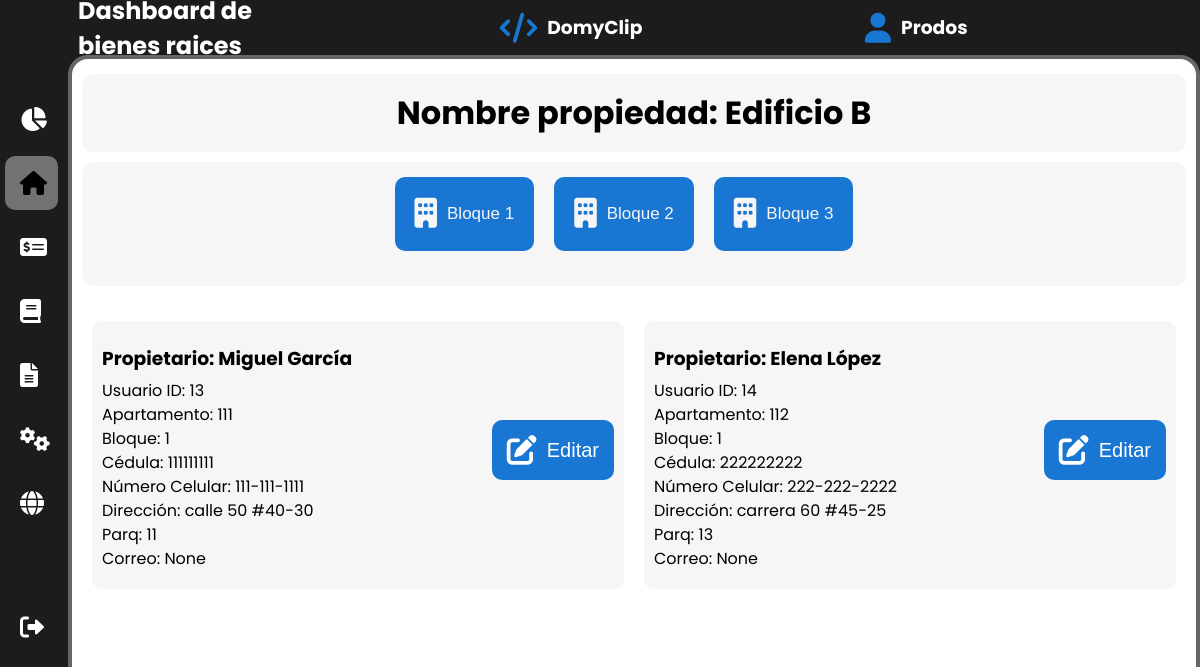
/propietarios/2/ (signed in), run on the app's committed database.
### tables this page shows
CREATE TABLE Edificios (
            ID INTEGER PRIMARY KEY AUTOINCREMENT,
            edificio_id INTEGER NOT NULL,
            usuario_id INTEGER NOT NULL,
            nombre TEXT NOT NULL,
            apartamentos INTEGER NOT NULL,
            direccion TEXT NOT NULL,
            nit TEXT NOT NULL,
            FOREIGN KEY (usuario_id) REFERENCES usuarios(usuario_id)
                   );

CREATE TABLE Propietarios (
            user_id INTEGER PRIMARY KEY AUTOINCREMENT,
            edificio_id INTEGER NOT NULL,
            apto TEXT,
            bloque TEXT NOT NULL,
            nombres TEXT NOT NULL,
            apellidos TEXT NOT NULL,
            parq TEXT,
            cedula TEXT NOT NULL,
            celular TEXT NOT NULL,
            direccion TEXT NOT NULL,
            correo TEXT,
            valoradmin INTERGER,
            valorparq INTERGER,
            cuotaextra INTERGER,
            FOREIGN KEY (edificio_id) REFERENCES edificios(edificio_id)
                   );

### app.py (the view)
@app.route('/propietarios/<int:edificio_id>/')
def propietarios(edificio_id):
    if 'username' in session:  # Verificar si el usuario ha iniciado sesión
        username = session['username']  # Obtener el nombre de usuario de la sesión
    else:
        return redirect('/login')
    nombre_edificio = obtener_nombre_edificio(edificio_id)
    bloques = obtener_bloques(edificio_id)  # Agregar esta línea para obtener los bloques
    propietarios_por_bloque = {}
    for bloque in bloques:
        propietarios_por_bloque[bloque] = obtener_propietarios_por_bloque(edificio_id, bloque)
    return render_template('propietarios.html', edificio_id=edificio_id, nombre_edificio=nombre_edificio,
                           username=username, bloques=bloques, propietarios_por_bloque=propietarios_por_bloque)

### app.py (called while the page is built)
def obtener_nombre_edificio(edificio_id):
    conn = sqlite3.connect(DATABASE)
    cursor = conn.cursor()
    cursor.execute("SELECT nombre FROM Edificios WHERE edificio_id = ?", (edificio_id,))
    nombre_edificio = cursor.fetchone()[0]
    conn.close()
    return nombre_edificio

def obtener_bloques(edificio_id):
    conn = sqlite3.connect(DATABASE)
    cursor = conn.cursor()
    cursor.execute("SELECT DISTINCT bloque FROM Propietarios WHERE edificio_id = ?", (edificio_id,))
    bloques = [row[0] for row in cursor.fetchall()]
    conn.close()
    return bloques

def obtener_propietarios_por_bloque(edificio_id, bloque):
    conn = sqlite3.connect(DATABASE)
    cursor = conn.cursor()
    cursor.execute("SELECT user_id, nombres, apellidos, apto, cedula, celular, direccion, parq, correo, valoradmin, valorparq, cuotaextra FROM Propietarios WHERE edificio_id = ? AND bloque = ?", (edificio_id, bloque))
    propietarios = cursor.fetchall()
    conn.close()
    return propietarios

### templates/propietarios.html (shortened to what this page needs)
<!DOCTYPE html>
<html lang="es">
<head>
    <link rel="stylesheet" href="https://cdnjs.cloudflare.com/ajax/libs/font-awesome/6.0.0/css/all.min.css"
 />
<link rel="stylesheet" href="{{ url_for('static', filename='Dashboard.css') }}">
<link rel="stylesheet" href="{{ url_for('static', filename='header_sidebar.css') }}">
</head>
<body>
    <header class="header">
        <div class="top-menu">
            <div class="Version">
                <h4>Dashboard de bienes raices</h4>
            </div>
            <div class="logo">
                <i class="fas fa-code"></i>
                <h3>DomyClip</h3>
            </div>
            <div class="icon">
                <i class="fas fa-user"></i>
                <h3>{{ session['username'] }}</h3>
            </div>
        </div>
    </header>
    <main class="main">
        <div class="circulo">
            <div class="titulo">
                <h1>Nombre propiedad: {{ nombre_edificio }}</h1>
            </div>
            <div class="propietarios-section">
                <div class="botones-bloque">
                    {% for bloque in bloques %}
                    <button class="bloque-btn" onclick="togglePropietarios({{ bloque }})">
                        <div class="icon-container">
                            <i class="fas fa-building"></i>
                        </div>
                        Bloque {{ bloque }}
                    </button>
                    {% endfor %}
                </div>
                {% for bloque, propietarios in propietarios_por_bloque.items() %}
                <div class="bloque" id="bloque{{ bloque }}" style="display: none;">
                    <div class="propietarios" id="propietarios{{ bloque }}">
                        <div class="row">
                            {% for propietario in propietarios %}
                            <div class="col-md-6">
                                <div class="prop">
                                    <div class="contenido">
                                        <div class="texto">
                                            <h3>Propietario: {{ propietario[1] }} {{ propietario[2] }}</h3>
                                            <p>Usuario ID: {{ propietario[0] }}</p>
                                            <p>Apartamento: {{ propietario[3] }}</p>
                                            <p>Bloque: {{ bloque }}</p>
                                            <p>Cédula: {{ propietario[4] }}</p>
                                            <p>Número Celular: {{ propietario[5] }}</p>
                                            <p>Dirección: {{ propietario[6] }}</p>
                                            <p>Parq: {{propietario[7] }}</p>
                                            <p>Correo: {{ propietario[8] }}</p>
                                        </div>
                                        <div class="cont_boton">
                                            <button class="boton" onclick="abrirModalEditarPropietario('{{ propietario[0] }}', '{{ propietario[1] }}', '{{ propietario[2] }}', '{{ propietario[3] }}', '{{ bloque }}', '{{ propietario[4] }}', '{{ propietario[5] }}', '{{ propietario[6] }}', '{{ propietario[7] }}', '{{ propietario[8] }}')">
                                                <i class="fas fa-edit"></i>
                                                Editar
                                            </button>
                                        </div>
                                    </div>
                                </div>
                            </div>
                            {% endfor %}
                        </div>
                    </div>
                </div>
                {% endfor %}
            </div>
        </div>
    </main>
    <section class="sidebar">
        <div class="menu">
            <a href="/estadisticas/{{ edificio_id }}" class="enlace">
                <i class="fas fa-chart-pie"></i>
            </a>
            <a href="" class="enlace activo">
                <i class="fas fa-home"></i>
            </a>
            <a href="/pagos/{{ edificio_id }}" class="enlace">
                <i class="fas fa-money-check-alt"></i>
            </a>
            <a href="/contabilidad/{{ edificio_id }}" class="enlace">
                <i class="fas fa-book"></i>
            </a>
            <a href="/informes/{{ edificio_id }}" class="enlace">
                <i class="fas fa-file-alt"></i>
            </a>
            <a href="/configuracion/{{ edificio_id }}" class="enlace">
                <i class="fas fa-cogs"></i>
            </a>
            <div class="enlace" onclick="webdomotycort()">
                <i class="fas fa-globe"></i>
            </div>
            <div class="cerrar">
                <a href="{{ url_for('logout') }}">
                    <i class="fas fa-sign-out-alt"></i>
                </a>
            </div>
        </div>
    </section>
</body>
</html>

### static/Dashboard.css (style rules this page uses)
.main { background-color: #1c1c1c; grid-area: main; display: grid; }
.circulo { width: 100%; height: 100%; border-radius: 20px; background-color: #fff; border: 4px solid #666666; box-sizing: border-box; padding: 10px; }
.titulo h1 { display: flex; flex-wrap: wrap; justify-content: center; background-color: #f6f6f6; border-radius: 10px; padding: 15px; margin-top: 5px; margin-bottom: 5px; }
.propietarios-section { display: grid; gap: 20px; }
.botones-bloque { display: flex; flex-wrap: wrap; justify-content: center; background-color: #f6f6f6; border-radius: 10px; padding: 15px; margin-top: 5px; margin-bottom: 5px; }
.bloque-btn { background-color: #1976d2; color: #f6f6f6; font-size: 17px; border: none; border-radius: 10px; padding: 20px 20px; margin-bottom: 20px; margin-right: 20px; cursor: pointer; transition: background-color 0.3s ease-in-out; display: flex; align-items: center; }
.icon-container { margin-right: 10px; font-size: 30px; }
.prop { background-color: #f6f6f6; border-radius: 10px; padding: 10px; margin: 10px; }
.row { display: flex; flex-wrap: wrap; }
.col-md-6 { flex: 0 0 50%; max-width: 50%; }
.contenido { display: flex; align-items: center; }
.texto { flex: 80%; font-size: 16px; line-height: 1; overflow: auto; }
.texto p { line-height: 0.5; }
.cont_boton { flex: 20%; text-align: right; display: flex; align-items: center; justify-content: center; }
.cont_boton i { font-size: 30px; margin-right: 10px; }
.boton { background-color: #1976d2; color: white; border: none; border-radius: 10px; padding: 15px 15px; font-size: 20px; cursor: pointer; transition: color 0.3s ease-in-out; display: flex; align-items: center; justify-content: center; height: 100%; margin-bottom: 10px; }

### static/header_sidebar.css (style rules this page uses)
body { height: 100vh; display: grid; grid-template-columns: 68px 1fr; grid-template-rows: 55px 1fr; grid-template-areas: "side header" "side main"; margin: 0; font-family: "Poppins", sans-serif; }
.header { background-color: #1c1c1c; grid-area: header; display: flex; align-items: center; justify-content: center; padding: 10px; }
.top-menu { display: flex; align-items: center; justify-content: center; width: 100%; }
.header h3 { color: #ffffff; }
.logo, .Version, .icon { margin-right: 20%; display: flex; align-items: center; color: #ffffff; }
.logo i, .icon i { font-size: 30px; color: #1976d2; margin-right: 10px; }
.header h4 { color: #ffffff; font-size: 24px; font-weight: 700; }
.sidebar { width: 58px; height: 100vh; background: #1c1c1c; padding: 5px; transition: width 0.3s ease; grid-area: side; display: flex; flex-direction: column; justify-content: center; position: fixed; }
.menu { display: flex; flex-direction: column; }
.menu .enlace { width: 40%; transition: width 0.3s ease; padding: 15px; border-radius: 10px; display: flex; align-items: center; margin-bottom: 10px; cursor: pointer; font-size: 16px; color: #fff; text-decoration: none; position: relative; }
.menu .cerrar { width: 40%; transition: width 0.3s ease; padding: 15px; margin: 60px 0; border-radius: 10px; display: flex; align-items: center; cursor: pointer; font-size: 16px; color: #fff; text-decoration: none; position: relative; }
.menu .enlace i, .menu .cerrar i { margin-right: 15px; font-size: 24px; color: #fff; }
.menu .enlace.activo, .menu .cerrar.activo { background-color: #c3c5ca81; }
.menu .enlace.activo i, .menu .cerrar.activo i { color: #000000; }

### data on the page
Edificios: nombre "Edificio B"
Propietarios: nombres "Miguel", apellidos "García", user_id "13", apto "111", bloque "1", cedula "111111111", celular "111-111-1111", direccion "calle 50 #40-30", parq "11", propietario "None"
Propietarios: nombres "Elena", apellidos "López", user_id "14", apto "112", bloque "1", cedula "222222222", celular "222-222-2222", direccion "carrera 60 #45-25", parq "13", propietario "None"

### other printed values
{{ session['username'] }} "Prodos"
{{ bloque }} "1" "2" "3"
